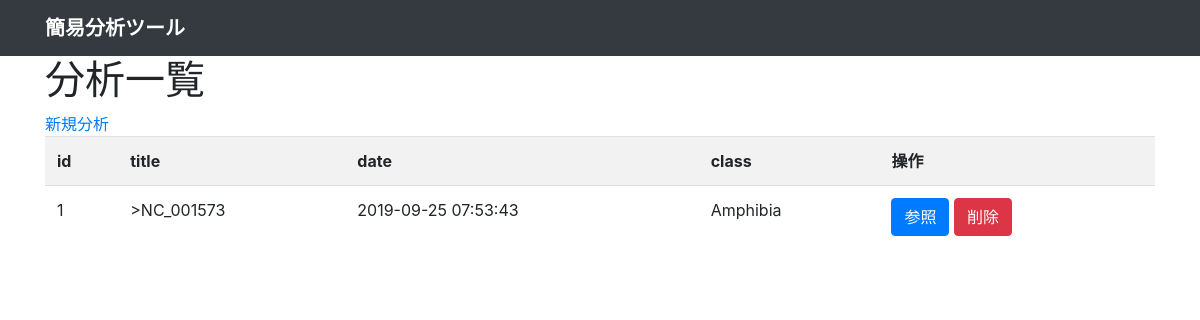
Before: / with the older database file.
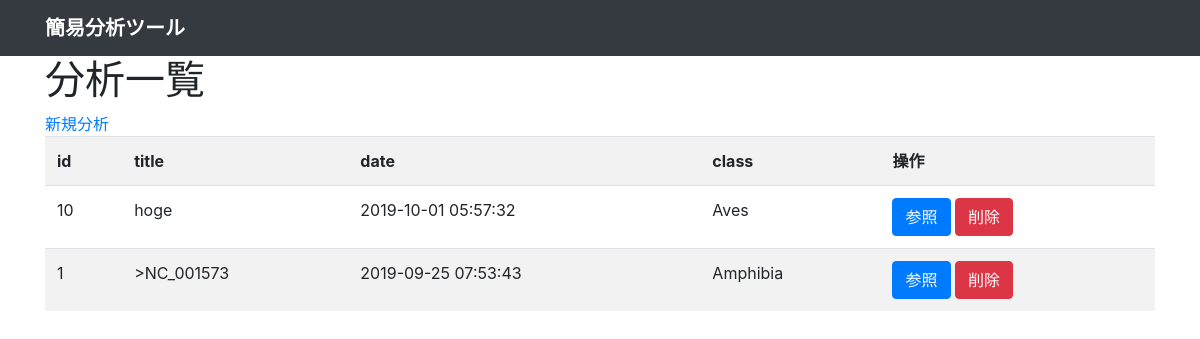
After: the same page with the newer database file.
### tables this page shows
CREATE TABLE results (
  `id` integer primary key autoincrement,
  `title` text not null,
  `data` text not null,
  `feature_class` text not null,
  `img` text not null,
  `created` datetime default CURRENT_TIMESTAMP
);

### run.py (the view)
@app.route('/')
def index():
    con = get_db()
    results = models.select_all(con)
    return render_template('index.html', results=results)

### models.py (called while the page is built)
def select_all(con):
    cur = con.execute(
        'select id, title, data, feature_class, img, created from results order by id desc')
    return cur.fetchall()

### run.py (called while the page is built)
def connect_db():
    con = sqlite3.connect(app.config['DATABASE'])
    con.row_factory = sqlite3.Row
    return con

def get_db():
    if not hasattr(g, 'sqlite_db'):
        g.sqlite_db = connect_db()
    return g.sqlite_db

### templates/index.html
{% extends "base.html" %}
{% block body %}
<h1>分析一覧</h1>
<a href="/create">新規分析</a>
<table class="table table-striped table-hover">
    <tr>
        <th>id</th>
        <th>title</th>
        <th>date</th>
        <th>class</th>
        <th>操作</th>
    </tr>
    {% for result in results %}
    <tr>
        <td>{{ result.id }}</td>
        <td>{{ result.title|safe}}</td>
        <td>{{ result.created }}</td>
        <td>{{ result.feature_class }}</td>
        <td>
            <a href="/view/{{ result.id }}"><button class="btn btn-primary">参照</button></a>
            <form action="/delete/{{ result.id }}" style="display: inline" method="post">
                <input class="btn btn-danger" type="submit" value="削除" onclick='return confirm("削除しますがよろしいですか？")' ;>
            </form>
        </td>
    </tr>
    {% endfor %}
</table>
{% endblock %}

### templates/base.html (shortened to what this page needs)
<!doctype html>
<head>
    <link rel="stylesheet" href="https://maxcdn.bootstrapcdn.com/bootstrap/4.0.0/css/bootstrap.min.css"
>
    <link rel="stylesheet" type=text/css href="{{ url_for('static', filename='style.css') }}">
</head>
<body>
    <header>
        <div class="navbar navbar-dark bg-dark box-shadow">
            <div class="container d-flex justify-content-between">
                <a href="/" class="navbar-brand d-flex align-items-center">
                    <strong>簡易分析ツール</strong>
                </a>
            </div>
        </div>
    </header>
    <div class="container">
        {% block body %}{% endblock %}
    </div>
</body>
</html>

Changed rows visible on the page:
added results: id "10", title "hoge", created "2019-10-01 05:57:32", feature_class "Aves"
